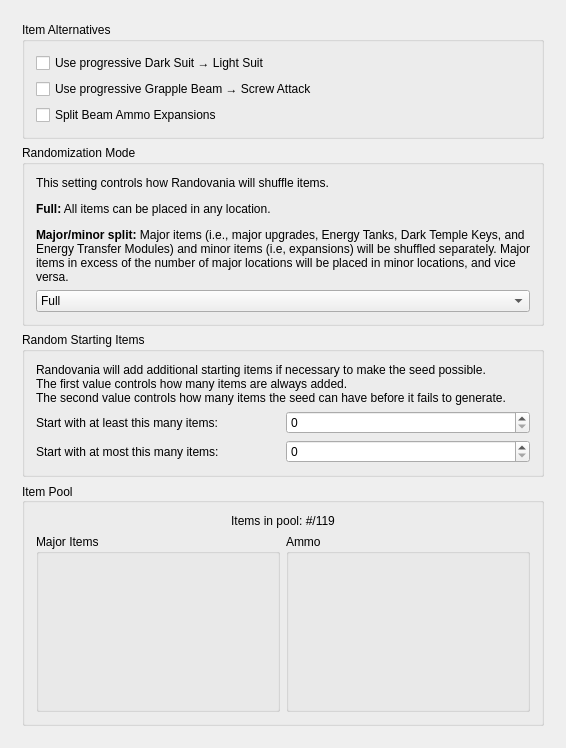
<?xml version="1.0" encoding="UTF-8"?>
<ui version="4.0">
 <class>MainRules</class>
 <widget class="QMainWindow" name="MainRules">
  <property name="geometry">
   <rect>
    <x>0</x>
    <y>0</y>
    <width>566</width>
    <height>748</height>
   </rect>
  </property>
  <property name="maximumSize">
   <size>
    <width>16777215</width>
    <height>16777215</height>
   </size>
  </property>
  <property name="windowTitle">
   <string>Randovania</string>
  </property>
  <widget class="QWidget" name="centralWidget">
   <property name="maximumSize">
    <size>
     <width>16777215</width>
     <height>16777215</height>
    </size>
   </property>
   <layout class="QVBoxLayout" name="verticalLayout">
    <item>
     <widget class="QScrollArea" name="scroll_area">
      <property name="frameShape">
       <enum>QFrame::NoFrame</enum>
      </property>
      <property name="frameShadow">
       <enum>QFrame::Plain</enum>
      </property>
      <property name="lineWidth">
       <number>0</number>
      </property>
      <property name="widgetResizable">
       <bool>true</bool>
      </property>
      <property name="alignment">
       <set>Qt::AlignLeading|Qt::AlignLeft|Qt::AlignTop</set>
      </property>
      <widget class="QWidget" name="scroll_area_contents">
       <property name="geometry">
        <rect>
         <x>0</x>
         <y>0</y>
         <width>554</width>
         <height>736</height>
        </rect>
       </property>
       <layout class="QGridLayout" name="gridLayout">
        <item row="3" column="0" colspan="2">
         <widget class="QGroupBox" name="random_starting_box">
          <property name="title">
           <string>Random Starting Items</string>
          </property>
          <layout class="QGridLayout" name="gridLayout_2">
           <item row="2" column="0">
            <widget class="QLabel" name="maximum_starting_label">
             <property name="text">
              <string>Start with at most this many items:</string>
             </property>
            </widget>
           </item>
           <item row="1" column="0">
            <widget class="QLabel" name="minimum_starting_label">
             <property name="text">
              <string>Start with at least this many items:</string>
             </property>
             <property name="alignment">
              <set>Qt::AlignLeading|Qt::AlignLeft|Qt::AlignVCenter</set>
             </property>
            </widget>
           </item>
           <item row="1" column="1">
            <widget class="QSpinBox" name="minimum_starting_spinbox">
             <property name="maximum">
              <number>30</number>
             </property>
            </widget>
           </item>
           <item row="0" column="0" colspan="2">
            <widget class="QLabel" name="random_starting_label">
             <property name="text">
              <string>&lt;html&gt;&lt;head/&gt;&lt;body&gt;&lt;p&gt;Randovania will add additional starting items if necessary to make the seed possible.&lt;br/&gt;The first value controls how many items are always added.&lt;br/&gt;The second value controls how many items the seed can have before it fails to generate.&lt;/p&gt;&lt;/body&gt;&lt;/html&gt;</string>
             </property>
             <property name="wordWrap">
              <bool>true</bool>
             </property>
            </widget>
           </item>
           <item row="2" column="1">
            <widget class="QSpinBox" name="maximum_starting_spinbox">
             <property name="maximum">
              <number>30</number>
             </property>
            </widget>
           </item>
          </layout>
         </widget>
        </item>
        <item row="4" column="0" colspan="2">
         <widget class="QGroupBox" name="item_pool_box">
          <property name="toolTipDuration">
           <number>-1</number>
          </property>
          <property name="title">
           <string>Item Pool</string>
          </property>
          <property name="alignment">
           <set>Qt::AlignLeading|Qt::AlignLeft|Qt::AlignVCenter</set>
          </property>
          <property name="flat">
           <bool>false</bool>
          </property>
          <layout class="QGridLayout" name="gridLayout_3">
           <item row="1" column="1">
            <widget class="QGroupBox" name="ammo_box">
             <property name="sizePolicy">
              <sizepolicy hsizetype="Preferred" vsizetype="Expanding">
               <horstretch>0</horstretch>
               <verstretch>0</verstretch>
              </sizepolicy>
             </property>
             <property name="title">
              <string>Ammo</string>
             </property>
             <property name="alignment">
              <set>Qt::AlignLeading|Qt::AlignLeft|Qt::AlignTop</set>
             </property>
             <layout class="QVBoxLayout" name="ammo_layout">
              <property name="sizeConstraint">
               <enum>QLayout::SetMinimumSize</enum>
              </property>
             </layout>
            </widget>
           </item>
           <item row="1" column="0">
            <widget class="QGroupBox" name="major_items_box">
             <property name="sizePolicy">
              <sizepolicy hsizetype="Preferred" vsizetype="Expanding">
               <horstretch>0</horstretch>
               <verstretch>0</verstretch>
              </sizepolicy>
             </property>
             <property name="title">
              <string>Major Items</string>
             </property>
             <property name="alignment">
              <set>Qt::AlignLeading|Qt::AlignLeft|Qt::AlignTop</set>
             </property>
             <layout class="QGridLayout" name="major_items_layout">
              <property name="sizeConstraint">
               <enum>QLayout::SetMinimumSize</enum>
              </property>
             </layout>
            </widget>
           </item>
           <item row="0" column="0" colspan="2">
            <widget class="QLabel" name="item_pool_count_label">
             <property name="toolTip">
              <string>If there are fewer than 119 items, the rest of the item locations will contain Energy Transfer Modules.</string>
             </property>
             <property name="text">
              <string>Items in pool: #/119</string>
             </property>
             <property name="alignment">
              <set>Qt::AlignCenter</set>
             </property>
            </widget>
           </item>
          </layout>
         </widget>
        </item>
        <item row="0" column="0" colspan="2">
         <widget class="QGroupBox" name="item_alternative_box">
          <property name="sizePolicy">
           <sizepolicy hsizetype="Preferred" vsizetype="Fixed">
            <horstretch>0</horstretch>
            <verstretch>0</verstretch>
           </sizepolicy>
          </property>
          <property name="title">
           <string>Item Alternatives</string>
          </property>
          <layout class="QVBoxLayout" name="verticalLayout_3">
           <item>
            <widget class="QCheckBox" name="progressive_suit_check">
             <property name="toolTip">
              <string>&lt;html&gt;&lt;head/&gt;&lt;body&gt;&lt;p&gt;Instead of there being a Dark Suit and a Light Suit pickups, there will instead be two Progressive Suit pickups.&lt;/p&gt;&lt;p&gt;Picking the first one gives you Dark Suit, while the second one gives Light Suit. This ensures you always get Dark Suit before.&lt;/p&gt;&lt;/body&gt;&lt;/html&gt;</string>
             </property>
             <property name="text">
              <string>Use progressive Dark Suit → Light Suit</string>
             </property>
            </widget>
           </item>
           <item>
            <widget class="QCheckBox" name="progressive_grapple_check">
             <property name="toolTip">
              <string>&lt;html&gt;&lt;head/&gt;&lt;body&gt;&lt;p&gt;This groups Grapple Beam and Screw Attack into a progressive item pair: the first one always gives Grapple Beam, with the second one always being Screw Attack.&lt;/p&gt;&lt;p&gt;Warning: the model for this item pair will always be Grapple Beam.&lt;/p&gt;&lt;/body&gt;&lt;/html&gt;</string>
             </property>
             <property name="text">
              <string>Use progressive Grapple Beam → Screw Attack</string>
             </property>
            </widget>
           </item>
           <item>
            <widget class="QCheckBox" name="split_ammo_check">
             <property name="toolTip">
              <string>&lt;html&gt;&lt;head/&gt;&lt;body&gt;&lt;p&gt;Splits the Beam Ammo Expansion pickups into two different pickups: Light Ammo Expansion and Dark Ammo Expansion.&lt;/p&gt;&lt;/body&gt;&lt;/html&gt;</string>
             </property>
             <property name="text">
              <string>Split Beam Ammo Expansions</string>
             </property>
            </widget>
           </item>
          </layout>
         </widget>
        </item>
        <item row="1" column="0" colspan="2">
         <widget class="QGroupBox" name="groupBox">
          <property name="title">
           <string>Randomization Mode</string>
          </property>
          <layout class="QVBoxLayout" name="verticalLayout_2">
           <item>
            <widget class="QLabel" name="randomization_mode_label">
             <property name="text">
              <string>&lt;html&gt;&lt;head/&gt;&lt;body&gt;&lt;p&gt;This setting controls how Randovania will shuffle items.&lt;/p&gt;&lt;p&gt;&lt;span style=&quot; font-weight:600;&quot;&gt;Full:&lt;/span&gt; All items can be placed in any location.&lt;/p&gt;&lt;p&gt;&lt;span style=&quot; font-weight:600;&quot;&gt;Major/minor split:&lt;/span&gt; Major items (i.e., major upgrades, Energy Tanks, Dark Temple Keys, and Energy Transfer Modules) and minor items (i.e, expansions) will be shuffled separately. Major items in excess of the number of major locations will be placed in minor locations, and vice versa.&lt;/p&gt;&lt;/body&gt;&lt;/html&gt;</string>
             </property>
             <property name="wordWrap">
              <bool>true</bool>
             </property>
            </widget>
           </item>
           <item>
            <widget class="QComboBox" name="randomization_mode_combo">
             <item>
              <property name="text">
               <string>Full</string>
              </property>
             </item>
             <item>
              <property name="text">
               <string>Major/minor split</string>
              </property>
             </item>
            </widget>
           </item>
          </layout>
         </widget>
        </item>
       </layout>
      </widget>
     </widget>
    </item>
   </layout>
  </widget>
 </widget>
 <layoutdefault spacing="6" margin="11"/>
 <resources/>
 <connections/>
</ui>
